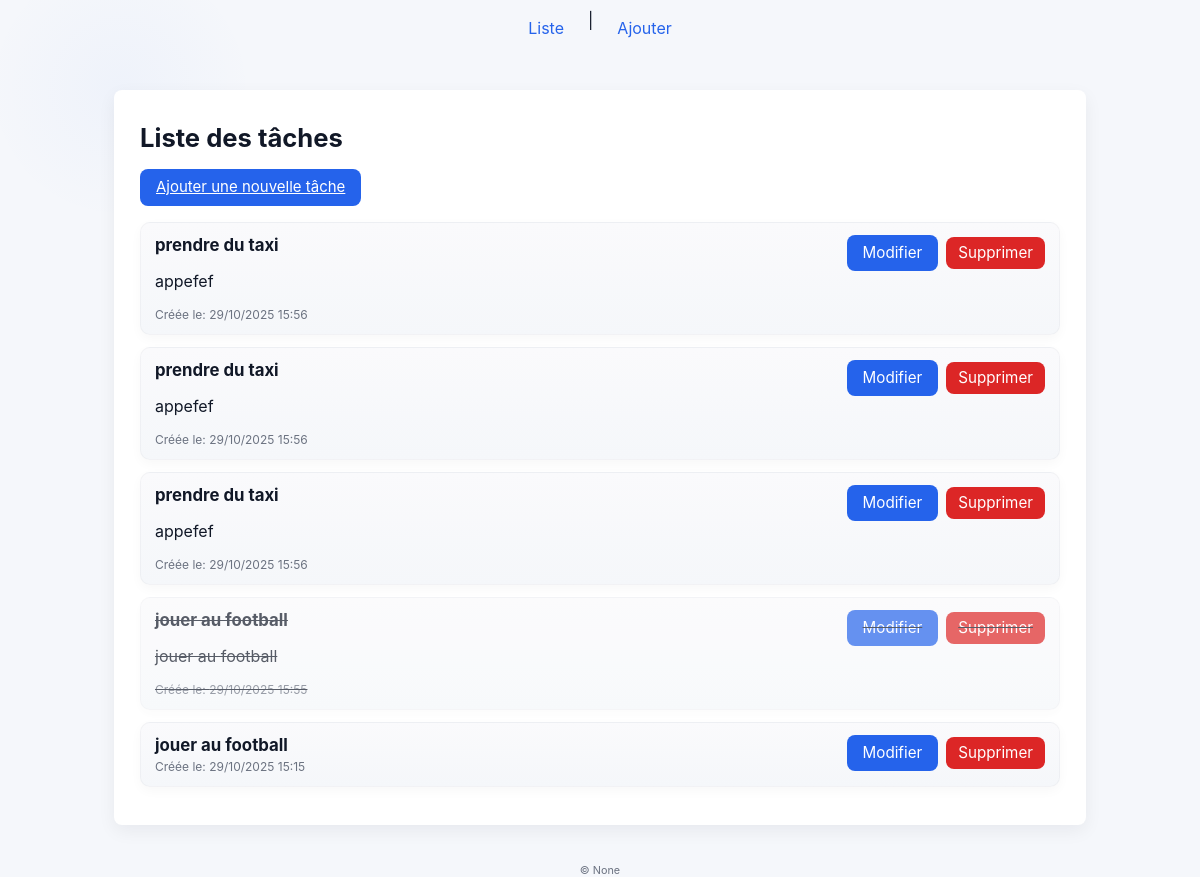
Page /taches/liste/ (signed in) on the earlier database version.
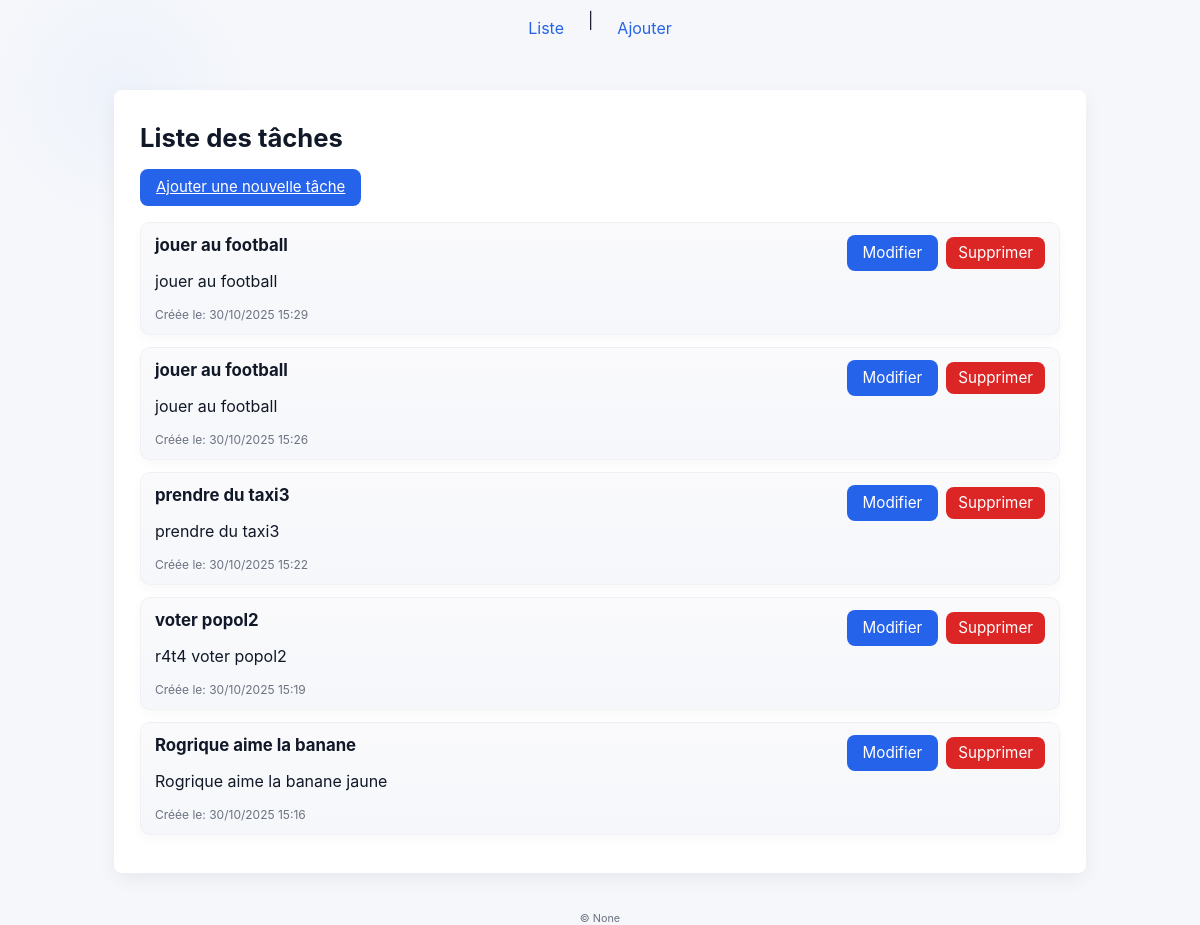
Same page on the later database version.
### taches/models.py (models this page shows, shortened)
class Tache(models.Model):
	titre = models.CharField(max_length=200)
	description = models.TextField(blank=True)
	cree_le = models.DateTimeField(auto_now_add=True)
	termine = models.BooleanField(default=False)
	owner = models.ForeignKey(settings.AUTH_USER_MODEL, on_delete=models.CASCADE, related_name='taches', null=True, blank=True)

### taches/views.py (the view)
# urls.py: path("liste/", views.tache_list_html, name="liste_html"),
def tache_list_html(request):
    user = getattr(request, "user", None)
    if user and user.is_authenticated:
        if getattr(user, 'is_staff', False) or getattr(user, 'is_superuser', False):
            taches = Tache.objects.all().order_by('-cree_le')
        else:
            taches = Tache.objects.filter(owner=user).order_by('-cree_le')
    else:
        taches = Tache.objects.none()
    return render(request, 'taches/tache_liste.html', {'taches': taches})

### taches/templates/taches/tache_liste.html (shortened to what this page needs)
{% extends "taches/base.html" %}
{% block content %}
	<div class="page-header">
		<h1>Liste des tâches</h1>
		<p><a class="btn" href="{% url 'taches:ajouter' %}">Ajouter une nouvelle tâche</a></p>
	</div>
	{% if taches %}
		<ul>
			{% for t in taches %}
				<li>
					<article class="task-card {% if t.termine %}task-complete{% endif %}" aria-labelledby="tache-{{ t.pk }}">
						<div class="task-body">
							<strong id="tache-{{ t.pk }}">{{ t.titre }}</strong>
							{% if t.description %}
								<p>{{ t.description }}</p>
							{% endif %}
							<div class="meta">Créée le: {{ t.cree_le|date:"d/m/Y H:i" }}</div>
						</div>
						<div class="task-actions" role="group" aria-label="Actions pour {{ t.titre }}">
							<a class="btn" href="{% url 'taches:modifier' t.pk %}">Modifier</a>
							<a class="btn btn-danger" href="{% url 'taches:supprimer' t.pk %}">Supprimer</a>
						</div>
					</article>
				</li>
			{% endfor %}
		</ul>
	{% else %}
		<p>Aucune tâche pour l'instant.</p>
	{% endif %}
{% endblock %}

### taches/templates/taches/base.html (shortened to what this page needs)
<!doctype html>
<html lang="fr">
  <head>
    {% load static %}
    <link rel="stylesheet" href="{% static 'taches/css/style.css' %}">
  </head>
  <body>
    <header>
      <nav>
        <a href="{% url 'taches:liste_html' %}">Liste</a> |
        <a href="{% url 'taches:ajouter' %}">Ajouter</a>
      </nav>
    </header>
    <main class="container">
      {% block content %}{% endblock %}
    </main>
    <footer>
      <small>&copy; {{ now|default:None }}</small>
    </footer>
  </body>
  </html>

### taches/static/taches/css/style.css (style rules this page uses)
:root { --bg: #f5f7fb; --surface: #ffffff; --muted: #6b7280; --text: #111827; --primary: #2563eb; --primary-600: #1e40af; --accent: #06b6d4; --shadow: 0 6px 18px rgba(16,24,40,0.06); --radius: 8px; }
html, body { height: 100%; margin: 0; padding: 0; font-family: Inter, -apple-system, BlinkMacSystemFont, "Segoe UI", Roboto, "Helvetica Neue", Arial, sans-serif; background: radial-gradient(circle at 10% 10%, rgba(37,99,235,0.03), transparent 10%), var(--bg); color: var(--text); -webkit-font-smoothing: antialiased; }
.container { max-width: 920px; margin: 36px auto; padding: 26px; background: var(--surface); box-shadow: var(--shadow); border-radius: var(--radius); }
header { margin-bottom: 14px; }
header nav { display: flex; gap: 12px; justify-content: center; padding: 10px 0 8px 0; }
header nav a { color: var(--primary); text-decoration: none; padding: 8px 12px; border-radius: 6px; transition: background .12s ease, color .12s ease; }
h1 { margin: 6px 0 0 0; font-size: 1.6rem; }
button, .btn { background: var(--primary); color: #fff; border: none; padding: 10px 16px; border-radius: 8px; cursor: pointer; font-size: 15px; line-height: 1.1; transition: background .12s ease, box-shadow .12s ease; box-shadow: none; }
button, .btn, a.btn, a.btn-secondary, .btn-secondary, a.btn-danger, .btn-danger { color: #fff !important; }
a.btn, .btn, a.btn-secondary, .btn-secondary, a.btn-danger, .btn-danger { color: #fff; }
a.btn, a.btn-secondary, a.btn-danger { display: inline-block; }
.btn-danger, a.btn-danger { background: #dc2626; color: #fff; border: none; padding: 8px 12px; border-radius: 8px; text-decoration: none; }
ul { list-style: none; padding: 0; margin: 0; }
li { margin-bottom: 12px; }
.task-card { display: flex; gap: 12px; align-items: flex-start; padding: 12px 14px; border-radius: 10px; background: linear-gradient(180deg, rgba(250,250,252,1), rgba(245,247,250,1)); border: 1px solid rgba(14,20,34,0.03); box-shadow: 0 4px 12px rgba(15,23,42,0.03); }
.task-card .meta { color: var(--muted); font-size: 12px; }
.task-card strong { display:block; font-size:1.05rem; margin-bottom:4px; }
.task-actions { margin-left: auto; display:flex; gap:8px; align-items:center; }
.task-actions a { color: var(--primary); text-decoration:none; font-size:0.95rem; }
footer { text-align:center; margin-top:18px; color:var(--muted); font-size:13px; }

Differences in the rows shown:
removed Tache: titre "prendre du taxi", description "appefef", cree_le "29/10/2025 15:56"
removed Tache: titre "prendre du taxi", description "appefef", cree_le "29/10/2025 15:56"
removed Tache: titre "prendre du taxi", description "appefef", cree_le "29/10/2025 15:56"
removed Tache: titre "jouer au football", description "jouer au football", cree_le "29/10/2025 15:55", termine True (drawn)
removed Tache: titre "jouer au football", cree_le "29/10/2025 15:15"
added Tache: titre "jouer au football", description "jouer au football", cree_le "30/10/2025 15:29"
added Tache: titre "jouer au football", description "jouer au football", cree_le "30/10/2025 15:26"
added Tache: titre "prendre du taxi3", description "prendre du taxi3", cree_le "30/10/2025 15:22"
added Tache: titre "voter popol2", description "r4t4 voter popol2", cree_le "30/10/2025 15:19"
added Tache: titre "Rogrique aime la banane", description "Rogrique aime la banane jaune", cree_le "30/10/2025 15:16"
